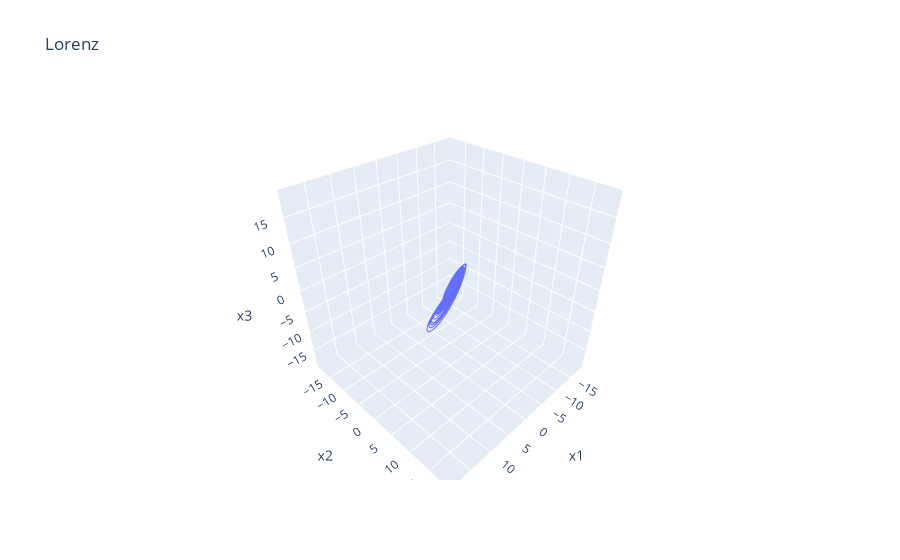

This figure's notebook cell:
### Markdown cell above
### 6.2. Classify signals with different dynamics
- Time series can be represented by a higher dimension embedding (evolution of dynamics in phase space) that reveals contrasting dynamics when they come from different systems.

### Code cell
Y = get_series_lorenz(5000)
lorenz_emb = get_embedding(3,3,Y[:,0])
Y = get_series_rossler(10000)
rossler_emb = get_embedding(3,65,Y[:,0])

px.line_3d(lorenz_emb,x='x1',y='x2',z='x3',title='Lorenz')

### Figure 1 — Plotly figure (JSON) as saved in the notebook; plotly's stock layout.template omitted (floating-point values rounded to 4 significant figures; data arrays with more than 128 entries replaced by an {"elided": "..."} marker saying what was removed)
{"data": [{"hovertemplate": "x1=%{x}<br>x2=%{y}<br>x3=%{z}<extra></extra>", "legendgroup": "", "line": {"color": "#636efa", "dash": "solid"}, "marker": {"symbol": "circle"}, "mode": "lines", "name": "", "scene": "scene", "showlegend": false, "type": "scatter3d", "x": {"elided": "4991 float values"}, "y": {"elided": "4991 float values"}, "z": {"elided": "4991 float values"}}], "layout": {"legend": {"tracegroupgap": 0}, "scene": {"domain": {"x": [0, 1], "y": [0, 1]}, "xaxis": {"title": {"text": "x1"}}, "yaxis": {"title": {"text": "x2"}}, "zaxis": {"title": {"text": "x3"}}}, "title": {"text": "Lorenz"}}}
